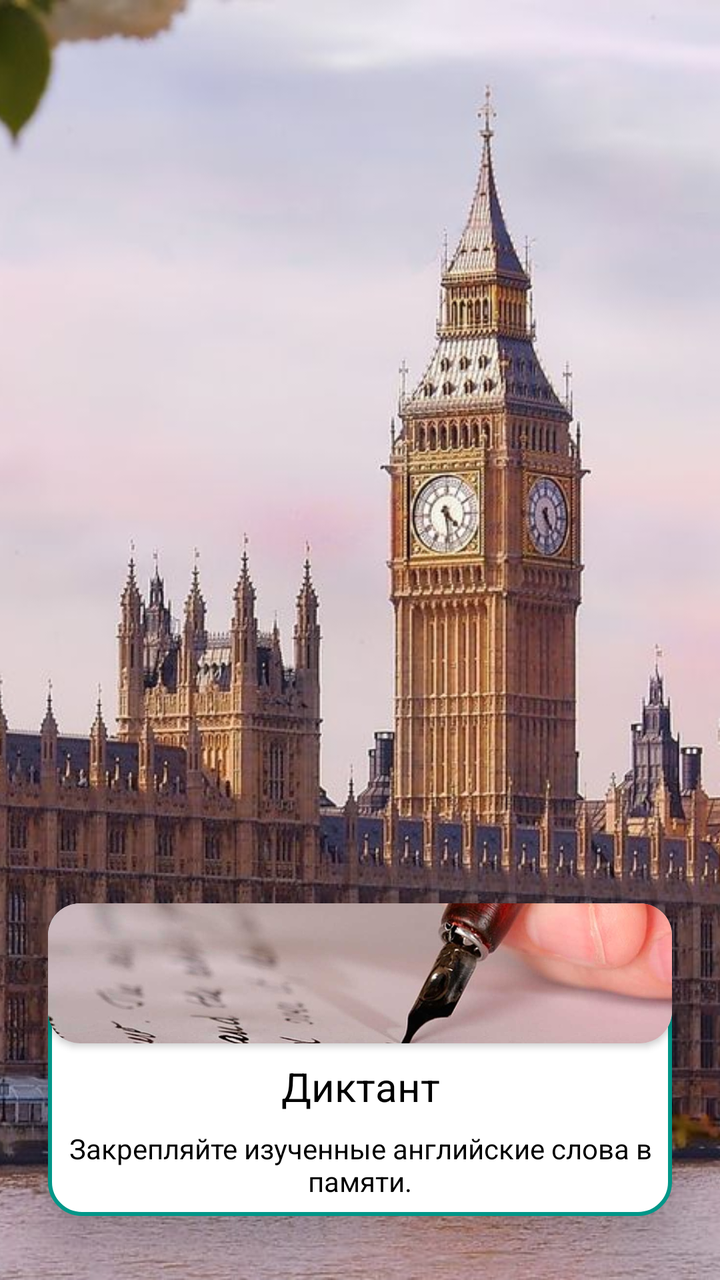
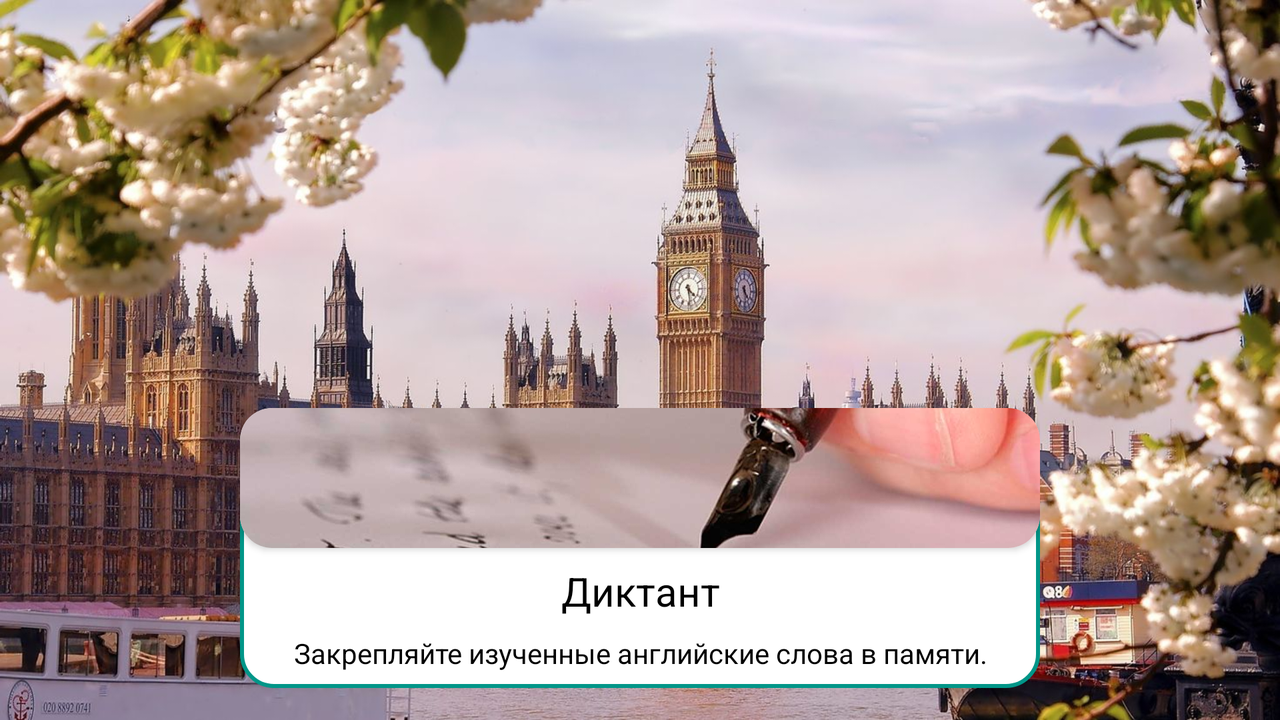

Compare how this app lays out the same screen by default and in its alternative resource folder. The renders come first, then the two layout files and the values they reference.
<!-- AndroidManifest.xml: application theme Theme.PerfectEnglish -->
<!-- res/layout/activity_main.xml -->
<?xml version="1.0" encoding="utf-8"?>
<androidx.constraintlayout.widget.ConstraintLayout xmlns:android="http://schemas.android.com/apk/res/android"
    xmlns:app="http://schemas.android.com/apk/res-auto"
    xmlns:tools="http://schemas.android.com/tools"
    android:layout_width="match_parent"
    android:layout_height="match_parent"
    tools:context=".activity.MainActivity">

    <ImageView
        android:id="@+id/image_main_footer"
        android:layout_width="match_parent"
        android:layout_height="match_parent"
        android:scaleType="centerCrop"
        app:layout_constraintBottom_toBottomOf="parent"
        app:layout_constraintEnd_toEndOf="parent"
        app:layout_constraintStart_toStartOf="parent"
        app:layout_constraintTop_toTopOf="parent"
        tools:src="@drawable/main_footer1" />

    <LinearLayout
        android:id="@+id/linear_test"
        android:layout_width="match_parent"
        android:layout_height="wrap_content"
        android:layout_marginHorizontal="24dp"
        android:background="@drawable/linear_main"
        android:elevation="16dp"
        android:orientation="vertical"
        app:layout_constraintBottom_toBottomOf="parent"
        android:layout_marginBottom="32dp">

        <androidx.cardview.widget.CardView
            android:layout_width="match_parent"
            android:layout_height="match_parent"
            app:cardCornerRadius="16dp">

            <ImageView
                android:layout_width="match_parent"
                android:layout_height="70dp"
                android:scaleType="centerCrop"
                android:src="@drawable/test" />
        </androidx.cardview.widget.CardView>

        <TextView
            android:id="@+id/text_label_test_header"
            style="@style/text_on_secondary.h3"
            android:layout_width="match_parent"
            android:layout_height="wrap_content"
            android:layout_marginHorizontal="8dp"
            android:layout_marginTop="8dp"
            android:gravity="center"
            android:text="@string/test" />

        <TextView
            android:id="@+id/text_label_test_definition"
            style="@style/text_on_secondary.h5"
            android:layout_width="match_parent"
            android:layout_height="wrap_content"
            android:layout_marginHorizontal="8dp"
            android:layout_marginTop="8dp"
            android:layout_marginBottom="8dp"
            android:gravity="center"
            android:text="@string/test_description" />
    </LinearLayout>

</androidx.constraintlayout.widget.ConstraintLayout>
<!-- resources referenced by this layout -->
<resources>
  <!-- drawable linear_main (drawable) -->
  <?xml version="1.0" encoding="utf-8"?>
  <shape xmlns:android="http://schemas.android.com/apk/res/android"
      android:shape="rectangle">
      <corners android:radius="16dp"/>
      <stroke android:color="?attr/colorPrimaryVariant"
          android:width="2dp"/>
      <solid android:color="?attr/colorSecondary"/>
  </shape>
  <!-- drawable main_footer1: jpeg bitmap (drawable-v24, 231283 bytes) -->
  <!-- drawable test: jpg bitmap (drawable, 30430 bytes) -->
  <string name="test">Диктант</string>
  <string name="test_description">Закрепляйте изученные английские слова в памяти.</string>
  <style name="text_on_secondary.h3" parent="text_on_secondary">
          <item name="android:textSize">20sp</item>
      </style>
  <style name="text_on_secondary.h5" parent="text_on_secondary">
          <item name="android:textSize">14sp</item>
      </style>
  <style name="Theme.PerfectEnglish" parent="Theme.MaterialComponents.DayNight.DarkActionBar">
          
          <item name="colorPrimary">@color/color_primary_light</item>
          <item name="colorPrimaryVariant">@color/color_primary_variant_light</item>
          <item name="colorOnPrimary">@color/color_on_primary_light</item>
          
          <item name="colorSecondary">@color/color_secondary_light</item>
          <item name="colorSecondaryVariant">@color/color_secondary_variant_light</item>
          <item name="colorOnSecondary">@color/color_on_secondary_light</item>
          
          <item name="android:statusBarColor">?attr/colorSecondary</item>
          
          <item name="android:colorBackground">@color/color_secondary_variant_light</item>
      </style>
  <style name="text_on_secondary">
          <item name="android:textColor">?attr/colorOnSecondary</item>
      </style>
  <color name="color_primary_light">#0097A7</color>
  <color name="color_primary_variant_light">#009688</color>
  <color name="color_on_primary_light">#FFFFFF</color>
  <color name="color_secondary_light">#FFFFFF</color>
  <color name="color_secondary_variant_light">#CEEFF3</color>
  <color name="color_on_secondary_light">#FF000000</color>
</resources>
<!-- res/layout-land/activity_main.xml (the repository's variant of the layout above) -->
<!-- drawn on the phone turned sideways -->
<?xml version="1.0" encoding="utf-8"?>
<androidx.constraintlayout.widget.ConstraintLayout xmlns:android="http://schemas.android.com/apk/res/android"
    xmlns:app="http://schemas.android.com/apk/res-auto"
    xmlns:tools="http://schemas.android.com/tools"
    android:layout_width="match_parent"
    android:layout_height="match_parent"
    tools:context=".activity.MainActivity">

    <ImageView
        android:id="@+id/image_main_footer"
        android:layout_width="match_parent"
        android:layout_height="match_parent"
        android:scaleType="centerCrop"
        app:layout_constraintBottom_toBottomOf="parent"
        app:layout_constraintEnd_toEndOf="parent"
        app:layout_constraintStart_toStartOf="parent"
        app:layout_constraintTop_toTopOf="parent"
        tools:src="@drawable/main_footer1" />


    <LinearLayout
        android:id="@+id/linear_test"
        android:layout_width="wrap_content"
        android:layout_height="wrap_content"
        android:layout_marginHorizontal="24dp"
        android:background="@drawable/linear_main"
        android:orientation="vertical"
        app:layout_constraintBottom_toBottomOf="parent"
        app:layout_constraintEnd_toEndOf="parent"
        app:layout_constraintStart_toStartOf="parent"
        android:layout_marginBottom="16dp">

        <androidx.cardview.widget.CardView
            android:layout_width="wrap_content"
            android:layout_height="wrap_content"
            app:cardCornerRadius="16dp">

            <ImageView
                android:layout_width="400dp"
                android:layout_height="70dp"
                android:scaleType="centerCrop"
                android:src="@drawable/test" />
        </androidx.cardview.widget.CardView>

        <TextView
            android:id="@+id/text_label_test_header"
            style="@style/text_on_secondary.h3"
            android:layout_width="match_parent"
            android:layout_height="wrap_content"
            android:layout_marginHorizontal="8dp"
            android:layout_marginTop="8dp"
            android:gravity="center"
            android:text="@string/test" />

        <TextView
            android:id="@+id/text_label_test_definition"
            style="@style/text_on_secondary.h5"
            android:layout_width="match_parent"
            android:layout_height="wrap_content"
            android:layout_marginHorizontal="8dp"
            android:layout_marginTop="8dp"
            android:layout_marginBottom="8dp"
            android:gravity="center"
            android:text="@string/test_description" />
    </LinearLayout>






</androidx.constraintlayout.widget.ConstraintLayout>
